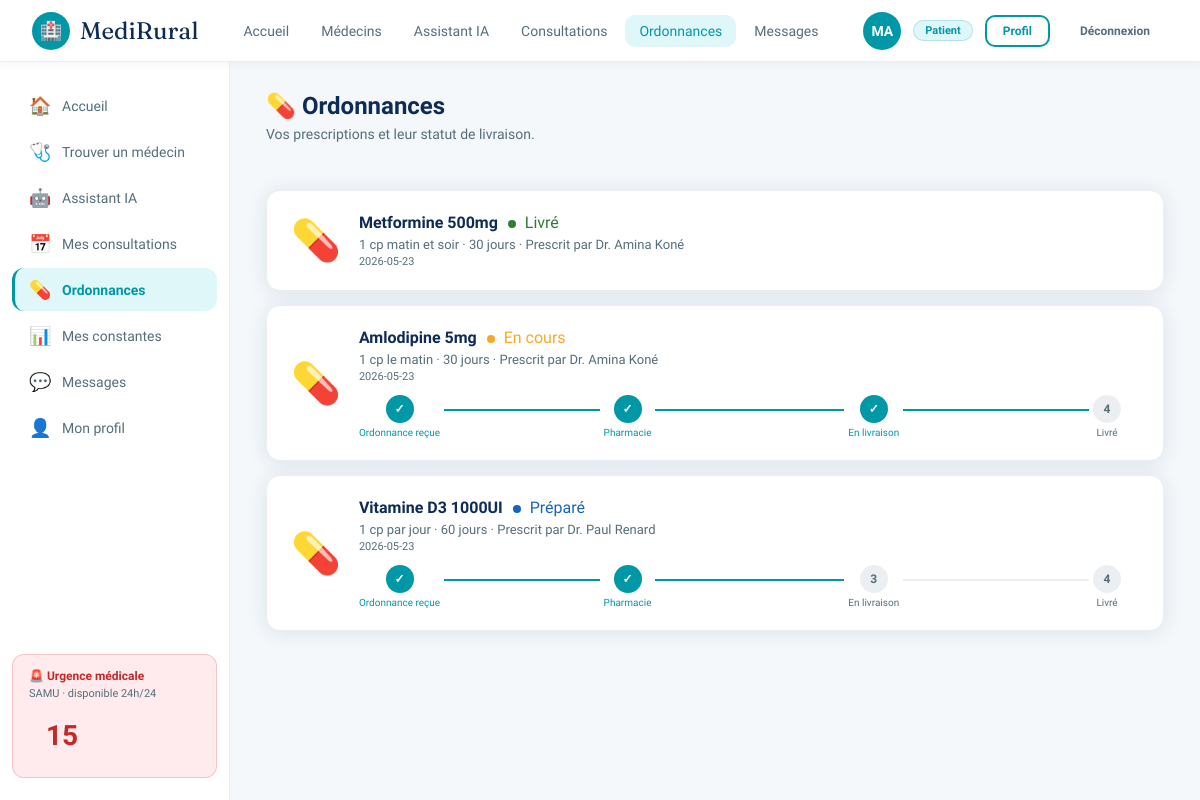
/ordonnances (signed in), run on the app's committed database.
### tables this page shows
CREATE TABLE ordonnances (
            id          INTEGER PRIMARY KEY AUTOINCREMENT,
            patient_id  INTEGER NOT NULL,
            doctor_id   INTEGER NOT NULL,
            medicament  TEXT NOT NULL,
            posologie   TEXT,
            duree       TEXT,
            status      TEXT DEFAULT 'en_attente',
            created_at  TEXT DEFAULT (datetime('now')),
            FOREIGN KEY (patient_id) REFERENCES users(id),
            FOREIGN KEY (doctor_id)  REFERENCES users(id)
        );

CREATE TABLE users (
            id          INTEGER PRIMARY KEY AUTOINCREMENT,
            email       TEXT UNIQUE NOT NULL,
            password    TEXT NOT NULL,
            name        TEXT NOT NULL,
            role        TEXT NOT NULL DEFAULT 'patient',
            age         INTEGER,
            city        TEXT,
            phone       TEXT,
            specialite  TEXT,
            bio         TEXT,
            avatar_color TEXT DEFAULT '#0097A7',
            created_at  TEXT DEFAULT (datetime('now'))
        );

### app.py (the view)
@app.route("/ordonnances")
@login_required
def ordonnances():
    uid  = session["user_id"]
    role = session["role"]
    if role == "patient":
        rows = query("""
            SELECT o.*, u.name as doc_name FROM ordonnances o
            JOIN users u ON o.doctor_id=u.id
            WHERE o.patient_id=? ORDER BY o.created_at DESC
        """, (uid,))
    else:
        rows = query("""
            SELECT o.*, u.name as patient_name FROM ordonnances o
            JOIN users u ON o.patient_id=u.id
            WHERE o.doctor_id=? ORDER BY o.created_at DESC
        """, (uid,))
    return render_template("ordonnances.html", ordonnances=rows)

### app.py (called while the page is built)
def get_db():
    if "db" not in g:
        g.db = sqlite3.connect(DB_PATH)
        g.db.row_factory = sqlite3.Row
        g.db.execute("PRAGMA journal_mode=WAL")
        g.db.execute("PRAGMA foreign_keys=ON")
    return g.db

def query(sql, args=(), one=False):
    cur = get_db().execute(sql, args)
    rv  = cur.fetchall()
    return (rv[0] if rv else None) if one else rv

def login_required(f):
    @wraps(f)
    def decorated(*args, **kwargs):
        if "user_id" not in session:
            return redirect(url_for("login"))
        return f(*args, **kwargs)
    return decorated

### templates/ordonnances.html (shortened to what this page needs)
{% extends "base.html" %}
{% block content %}
<div style="display:flex;align-items:center;justify-content:space-between;margin-bottom:22px">
  <div>
    <p class="page-title">💊 Ordonnances</p>
    <p class="page-sub">{{ 'Vos prescriptions et leur statut de livraison.' if session.role=='patient' else 'Prescriptions émises pour vos patients.' }}</p>
  </div>
</div>
{% if ordonnances %}
<div style="display:flex;flex-direction:column;gap:14px">
  {% for o in ordonnances %}
  <div class="card" style="display:flex;align-items:center;gap:18px">
    <div style="font-size:40px">💊</div>
    <div style="flex:1">
      <div style="display:flex;align-items:center;gap:10px;margin-bottom:5px;flex-wrap:wrap">
        <h3 style="font-size:16px;font-weight:800;color:var(--navy)">{{ o.medicament }}</h3>
        <span class="s-{{ o.status }}"><span class="status-dot"></span>
          {{ {'livre':'Livré','en_cours':'En cours','prepare':'Préparé','en_attente':'En attente','annule':'Annulé'}.get(o.status, o.status) }}
        </span>
      </div>
      <p style="color:var(--grey);font-size:13px">
        {{ o.posologie }}{% if o.duree %} · {{ o.duree }}{% endif %}
        {% if session.role=='patient' %} · Prescrit par {{ o.doc_name }}{% else %} · Patient : {{ o.patient_name }}{% endif %}
      </p>
      <p style="color:var(--grey);font-size:11px;margin-top:3px">{{ o.created_at[:10] }}</p>
      {% if o.status in ['en_cours','prepare'] and session.role=='patient' %}
      <div style="margin-top:12px">
        <div style="display:flex;align-items:center;gap:0">
          {% set steps = [('Ordonnance reçue', o.status in ['prepare','en_cours','livre']),
                          ('Pharmacie', o.status in ['prepare','en_cours','livre']),
                          ('En livraison', o.status == 'en_cours'),
                          ('Livré', o.status == 'livre')] %}
          {% for step, done in steps %}
          <div style="display:flex;align-items:center;{% if not loop.last %}flex:1{% endif %}">
            <div style="text-align:center">
              <div style="width:28px;height:28px;border-radius:50%;background:{% if done %}var(--teal){% else %}var(--lgrey){% endif %};color:{% if done %}#fff{% else %}var(--grey){% endif %};display:flex;align-items:center;justify-content:center;font-size:12px;font-weight:700;margin:0 auto 4px">
                {% if done %}✓{% else %}{{ loop.index }}{% endif %}
              </div>
              <p style="font-size:10px;color:{% if done %}var(--teal){% else %}var(--grey){% endif %};white-space:nowrap">{{ step }}</p>
            </div>
            {% if not loop.last %}
            <div style="flex:1;height:2px;background:{% if done %}var(--teal){% else %}var(--lgrey){% endif %};margin:0 4px 14px"></div>
            {% endif %}
          </div>
          {% endfor %}
        </div>
      </div>
      {% endif %}
    </div>
  </div>
  {% endfor %}
</div>
{% else %}
<div class="card" style="text-align:center;padding:60px">
  <span style="font-size:52px">💊</span>
  <p style="color:var(--grey);margin-top:16px;font-size:15px">Aucune ordonnance pour le moment.</p>
</div>
{% endif %}
{% endblock %}

### templates/base.html (style rules this page uses)
:root { --navy:#0D2B55;--blue:#1565C0;--teal:#0097A7;--teal-lt:#E0F7FA; --green:#2E7D32;--green-lt:#E8F5E9;--gold:#F9A825;--red:#C62828; --red-lt:#FFEBEE;--white:#fff;--off:#F4F8FB;--lgrey:#ECEFF1; --grey:#546E7A;--dark:#0A1628;--radius:14px; --shadow:0 2px 20px rgba(13,43,85,.10); --font:'Sora',sans-serif; }
* { box-sizing:border-box;margin:0;padding:0; }
body { font-family:var(--font);background:var(--off);color:var(--navy);min-height:100vh;display:flex;flex-direction:column; }
.page-title { font-size:24px;font-weight:800;color:var(--navy);margin-bottom:6px; }
.page-sub { color:var(--grey);font-size:14px;margin-bottom:26px; }
.card { background:var(--white);border-radius:var(--radius);box-shadow:var(--shadow);border:1px solid var(--lgrey);padding:22px 24px; }
.status-dot { width:8px;height:8px;border-radius:50%;display:inline-block;margin-right:5px; }
.s-livre { color:var(--green) }
.s-livre .status-dot { background:var(--green); }
.s-en_cours,.s-planifiee { color:var(--gold) }
.s-en_cours .status-dot,.s-planifiee .status-dot { background:var(--gold); }
.s-prepare { color:var(--blue) }
.s-prepare .status-dot { background:var(--blue); }
.main>* { animation:fadeUp .35s ease; }

### data on the page
ordonnances: medicament "Metformine 500mg", status "Livré", posologie "1 cp matin et soir", duree "30 jours", doc_name "Dr. Amina Koné", created_at "2026-05-23"
ordonnances: medicament "Amlodipine 5mg", status "En cours", posologie "1 cp le matin", duree "30 jours", doc_name "Dr. Amina Koné", created_at "2026-05-23", steps "Ordonnance reçue" "Pharmacie" "En livraison" "Livré"
ordonnances: medicament "Vitamine D3 1000UI", status "Préparé", posologie "1 cp par jour", duree "60 jours", doc_name "Dr. Paul Renard", created_at "2026-05-23", steps "Ordonnance reçue" "Pharmacie" "En livraison" "Livré"

### other printed values
{{ session.name[:2].upper() }} "MA"
{{ 'Médecin' if session.role=='doctor' else 'Patient' }} "Patient"
